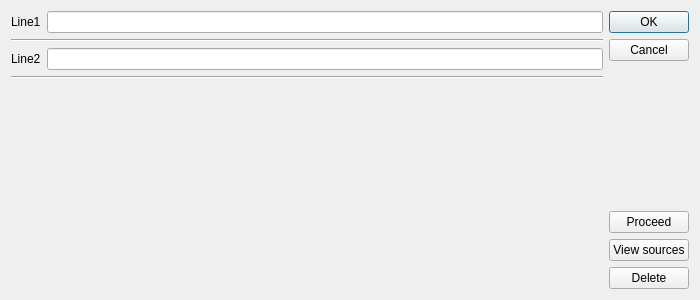
<?xml version="1.0" encoding="UTF-8"?>
<ui version="4.0">
 <class>Dialog</class>
 <widget class="QDialog" name="Dialog">
  <property name="geometry">
   <rect>
    <x>0</x>
    <y>0</y>
    <width>700</width>
    <height>300</height>
   </rect>
  </property>
  <property name="windowTitle">
   <string>Parameters</string>
  </property>
  <layout class="QHBoxLayout" name="horizontalLayout">
   <item>
    <layout class="QFormLayout" name="formLayout">
     <property name="fieldGrowthPolicy">
      <enum>QFormLayout::AllNonFixedFieldsGrow</enum>
     </property>
     <item row="0" column="1">
      <widget class="QLineEdit" name="line1LineEdit"/>
     </item>
     <item row="2" column="0">
      <widget class="QLabel" name="line2Label">
       <property name="text">
        <string>Line2</string>
       </property>
      </widget>
     </item>
     <item row="2" column="1">
      <widget class="QLineEdit" name="line2LineEdit"/>
     </item>
     <item row="3" column="0" colspan="2">
      <widget class="Line" name="line_2">
       <property name="orientation">
        <enum>Qt::Horizontal</enum>
       </property>
      </widget>
     </item>
     <item row="1" column="0" colspan="2">
      <widget class="Line" name="line">
       <property name="orientation">
        <enum>Qt::Horizontal</enum>
       </property>
      </widget>
     </item>
     <item row="0" column="0">
      <widget class="QLabel" name="line1Label">
       <property name="text">
        <string>Line1</string>
       </property>
      </widget>
     </item>
    </layout>
   </item>
   <item>
    <layout class="QVBoxLayout" name="verticalLayout">
     <item>
      <widget class="QDialogButtonBox" name="buttonBox">
       <property name="orientation">
        <enum>Qt::Vertical</enum>
       </property>
       <property name="standardButtons">
        <set>QDialogButtonBox::Cancel|QDialogButtonBox::Ok</set>
       </property>
      </widget>
     </item>
     <item>
      <widget class="QPushButton" name="proceedButton">
       <property name="text">
        <string>Proceed</string>
       </property>
      </widget>
     </item>
     <item>
      <widget class="QPushButton" name="sourcesButton">
       <property name="text">
        <string>View sources</string>
       </property>
      </widget>
     </item>
     <item>
      <widget class="QPushButton" name="deleteButton">
       <property name="text">
        <string>Delete</string>
       </property>
      </widget>
     </item>
    </layout>
   </item>
  </layout>
 </widget>
 <resources/>
 <connections>
  <connection>
   <sender>sourcesButton</sender>
   <signal>clicked()</signal>
   <receiver>Dialog</receiver>
   <slot>OnViewSources()</slot>
   <hints>
    <hint type="sourcelabel">
     <x>47</x>
     <y>221</y>
    </hint>
    <hint type="destinationlabel">
     <x>349</x>
     <y>149</y>
    </hint>
   </hints>
  </connection>
  <connection>
   <sender>proceedButton</sender>
   <signal>clicked()</signal>
   <receiver>Dialog</receiver>
   <slot>OnProceed()</slot>
   <hints>
    <hint type="sourcelabel">
     <x>652</x>
     <y>220</y>
    </hint>
    <hint type="destinationlabel">
     <x>349</x>
     <y>149</y>
    </hint>
   </hints>
  </connection>
  <connection>
   <sender>deleteButton</sender>
   <signal>clicked()</signal>
   <receiver>Dialog</receiver>
   <slot>OnDelete()</slot>
   <hints>
    <hint type="sourcelabel">
     <x>652</x>
     <y>278</y>
    </hint>
    <hint type="destinationlabel">
     <x>349</x>
     <y>149</y>
    </hint>
   </hints>
  </connection>
  <connection>
   <sender>buttonBox</sender>
   <signal>accepted()</signal>
   <receiver>Dialog</receiver>
   <slot>accept()</slot>
   <hints>
    <hint type="sourcelabel">
     <x>652</x>
     <y>106</y>
    </hint>
    <hint type="destinationlabel">
     <x>349</x>
     <y>149</y>
    </hint>
   </hints>
  </connection>
  <connection>
   <sender>buttonBox</sender>
   <signal>rejected()</signal>
   <receiver>Dialog</receiver>
   <slot>reject()</slot>
   <hints>
    <hint type="sourcelabel">
     <x>652</x>
     <y>106</y>
    </hint>
    <hint type="destinationlabel">
     <x>349</x>
     <y>149</y>
    </hint>
   </hints>
  </connection>
 </connections>
 <slots>
  <slot>OnViewSources()</slot>
  <slot>OnProceed()</slot>
  <slot>OnDelete()</slot>
 </slots>
</ui>
